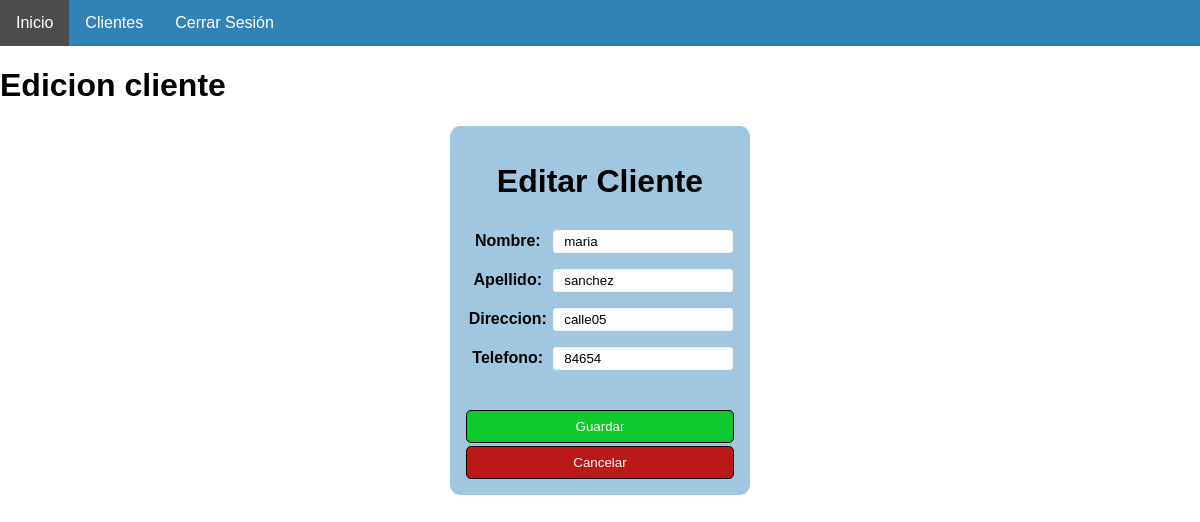
/actualizar.php?id=4 (signed in), run on the app's committed database.
### tables this page shows
CREATE TABLE IF NOT EXISTS `client` (
  `IDCLIENT` int NOT NULL AUTO_INCREMENT,
  `NAME` varchar(70) DEFAULT NULL,
  `LASTNAME` varchar(70) DEFAULT NULL,
  `ADDRESS` varchar(70) DEFAULT NULL,
  `PHONE` varchar(70) DEFAULT NULL,
  PRIMARY KEY (`IDCLIENT`)
);

### actualizar.php (the view, shortened to what this page needs)
<?php
if (!isset($_SESSION['nombre'])) {
	header('Location: login.php');
} elseif (isset($_SESSION['nombre'])) {
	include 'config/conexion.php';
	$id = $_GET['id'];
	$sentencia = $conn->prepare("SELECT * FROM client WHERE IDCLIENT = ?;");
	$sentencia->execute([$id]);
	$persona = $sentencia->fetch(PDO::FETCH_OBJ);
} else {
	echo "Error en el sistema";
}
?>
<!DOCTYPE html>
<html>
<head>
	<link rel="stylesheet" href="CSS/stylecliente.css">
	<link rel="stylesheet" href="CSS/styleformcliente.css">
</head>
<body>
	<?php include("cabecera/header.php") ?>
	<div class="">
		<h1>Edicion cliente</h1>
		<div class="col-md-3">
			<form action="update.php" method="POST">
				<center>
				<h1>Editar Cliente</h1>
					<label>Nombre:</label>
					<input type="text" class="form-control mb-3" name="NAME" value="<?php echo $persona->NAME; ?>"
						placeholder="Ingrese el nombre">
					<label>Apellido:</label>
					<input type="text" class="form-control mb-3" name="LASTNAME"
						value="<?php echo $persona->LASTNAME; ?>" placeholder="Ingrese el apellido">
					<label>Direccion:</label>
					<input type="text" class="form-control mb-3" name="ADDRESS" value="<?php echo $persona->ADDRESS; ?>"
						placeholder="Ingrese la dirrecion">
					<label>Telefono:</label>
					<input type="text" class="form-control mb-3" name="PHONE" value="<?php echo $persona->PHONE; ?>"
						placeholder="Ingrese el telefono">
					<tr>
						<td colspan="2"><input type="submit" class="btn-primary" value="Guardar"></td>
					</tr>
					<tr>
						<td colspan="2"><input type="submit" class="btn-secondary" value="Cancelar"></td>
					</tr>
				</center>
			</form>
		</div>
	</div>
</body>
</html>

### css/stylecliente.css (style rules this page uses)
* { font-family: sans-serif; }
body { margin: 0; padding: 0; }

### css/styleformcliente.css (style rules this page uses)
* { box-sizing: border-box; }
form { width:300px; padding:16px; border-radius:10px; margin:auto; background-color:#a1c7e0; }
form label { width:82px; font-weight:bold; display:inline-block; }
form input[type="text"] { width:180px; padding:3px 10px; border:1px solid #f6f6f6; border-radius:3px; background-color:#ffffff; margin:8px 0; display:inline-block; }
.btn-primary { width:100%; padding:8px 16px; margin-top:32px; border:1px solid #000; border-radius:5px; display:block; color:#fff; background-color:rgb(14, 201, 45); font-family:Arial, Helvetica, sans-serif; color: rgb(255, 255, 255); }
.btn-secondary { width:100%; padding:8px 16px; margin-top:3px; border:1px solid #000; border-radius:5px; display:block; color:#fff; background-color:rgb(187, 25, 25); }

### data on the page
client: NAME "maria", LASTNAME "sanchez", ADDRESS "calle05", PHONE "84654"
